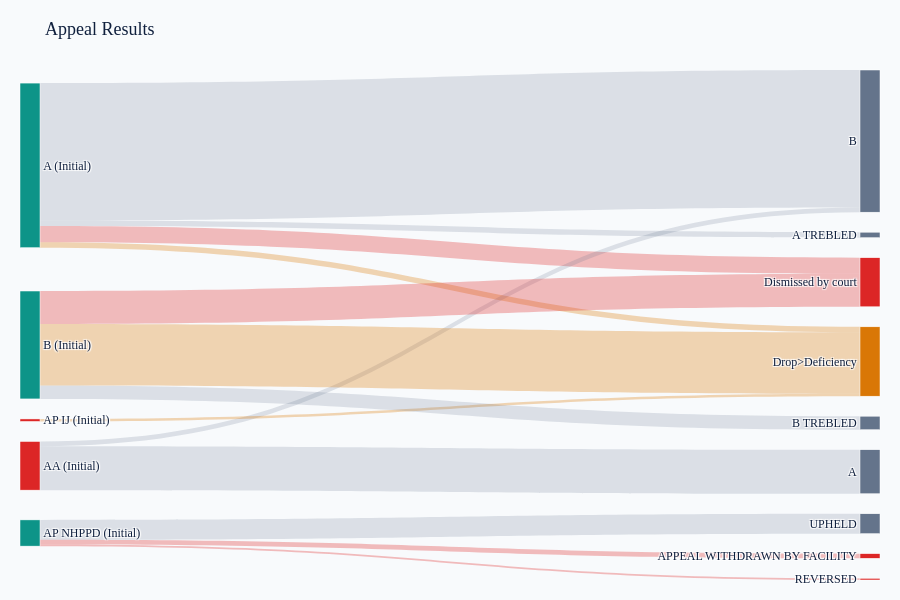

The code cell stored with this chart in its notebook:
### Code cell
import plotly.graph_objects as go

flow = (df_mart
    .groupby(['CLASS_ASSESSED_INITIAL', 'CLASS_FINAL'])
    .size()
    .reset_index(name='count')
)

flow = flow[flow['CLASS_ASSESSED_INITIAL'] != flow['CLASS_FINAL']]

top_classes = ['AA', 'A', 'B', 'AP IJ', 'AP NON-IJ', 'AP NHPPD', 'FTR AE', 'FTR BR']
flow = flow[flow['CLASS_ASSESSED_INITIAL'].isin(top_classes)]

flow = flow[flow['count'] >= 3]

initial_nodes = [f"{c} (Initial)" for c in flow['CLASS_ASSESSED_INITIAL'].unique()]
final_nodes   = flow['CLASS_FINAL'].unique().tolist()
all_nodes     = initial_nodes + final_nodes
node_idx      = {n: i for i, n in enumerate(all_nodes)}

sources, targets, values, colors = [], [], [], []

for _, row in flow.iterrows():
    src = f"{row['CLASS_ASSESSED_INITIAL']} (Initial)"
    tgt = row['CLASS_FINAL']
    sources.append(node_idx[src])
    targets.append(node_idx[tgt])
    values.append(row['count'])

    if tgt in ['Dismissed by court', 'REVERSED', 'APPEAL WITHDRAWN BY FACILITY']:
        colors.append('rgba(220, 38, 38, 0.3)')
    elif tgt == 'Drop>Deficiency':
        colors.append('rgba(217, 119, 6, 0.3)')
    else:
        colors.append('rgba(100, 116, 139, 0.2)')

def node_color(n):
    if 'AA' in n or 'AP IJ' in n: return '#DC2626'
    if '(Initial)' in n:          return '#0D9488'
    if n in ['Dismissed by court', 'REVERSED', 'APPEAL WITHDRAWN BY FACILITY']: return '#DC2626'
    if n == 'Drop>Deficiency':     return '#D97706'
    return '#64748B'

fig1 = go.Figure(go.Sankey(
    arrangement='snap',
    node=dict(
        pad=20, thickness=20,
        line=dict(color='white', width=0.5),
        label=all_nodes,
        color=[node_color(n) for n in all_nodes],
        hovertemplate='%{label}<br>Count: %{value:,}<extra></extra>',
    ),
    link=dict(
        source=sources, target=targets,
        value=values, color=colors,
        hovertemplate='%{source.label} → %{target.label}<br>%{value:,} cases<extra></extra>',
    )
))

fig1.update_layout(
    font=dict(family='Calibri', size=12, color='#0F1F3D'),
    title=dict(
        text='Appeal Results',
        font=dict(size=18, color='#0F1F3D', family='Calibri'),
    ),
    paper_bgcolor='#F8FAFC',
    margin=dict(l=20, r=20, t=70, b=20),
    height=600,
)


fig1.show()

### Figure 1 — Plotly figure (JSON) as saved in the notebook; plotly's stock layout.template omitted (floating-point values rounded to 4 significant figures)
{"data": [{"arrangement": "snap", "link": {"color": ["rgba(100, 116, 139, 0.2)", "rgba(100, 116, 139, 0.2)", "rgba(220, 38, 38, 0.3)", "rgba(217, 119, 6, 0.3)", "rgba(100, 116, 139, 0.2)", "rgba(100, 116, 139, 0.2)", "rgba(217, 119, 6, 0.3)", "rgba(220, 38, 38, 0.3)", "rgba(220, 38, 38, 0.3)", "rgba(100, 116, 139, 0.2)", "rgba(100, 116, 139, 0.2)", "rgba(220, 38, 38, 0.3)", "rgba(217, 119, 6, 0.3)"], "hovertemplate": "%{source.label} → %{target.label}<br>%{value:,} cases<extra></extra>", "source": [0, 0, 0, 0, 1, 1, 2, 3, 3, 3, 4, 4, 4], "target": [5, 6, 7, 8, 9, 6, 8, 10, 11, 12, 13, 7, 8], "value": [13, 325, 38, 13, 104, 11, 6, 11, 4, 47, 32, 78, 145]}, "node": {"color": ["#0D9488", "#DC2626", "#DC2626", "#0D9488", "#0D9488", "#64748B", "#64748B", "#DC2626", "#D97706", "#64748B", "#DC2626", "#DC2626", "#64748B", "#64748B"], "hovertemplate": "%{label}<br>Count: %{value:,}<extra></extra>", "label": ["A (Initial)", "AA (Initial)", "AP IJ (Initial)", "AP NHPPD (Initial)", "B (Initial)", "A TREBLED", "B", "Dismissed by court", "Drop>Deficiency", "A", "APPEAL WITHDRAWN BY FACILITY", "REVERSED", "UPHELD", "B TREBLED"], "line": {"color": "white", "width": 0.5}, "pad": 20, "thickness": 20}, "type": "sankey"}], "layout": {"font": {"color": "#0F1F3D", "family": "Calibri", "size": 12}, "height": 600, "margin": {"b": 20, "l": 20, "r": 20, "t": 70}, "paper_bgcolor": "#F8FAFC", "title": {"font": {"color": "#0F1F3D", "family": "Calibri", "size": 18}, "text": "Appeal Results"}}}
